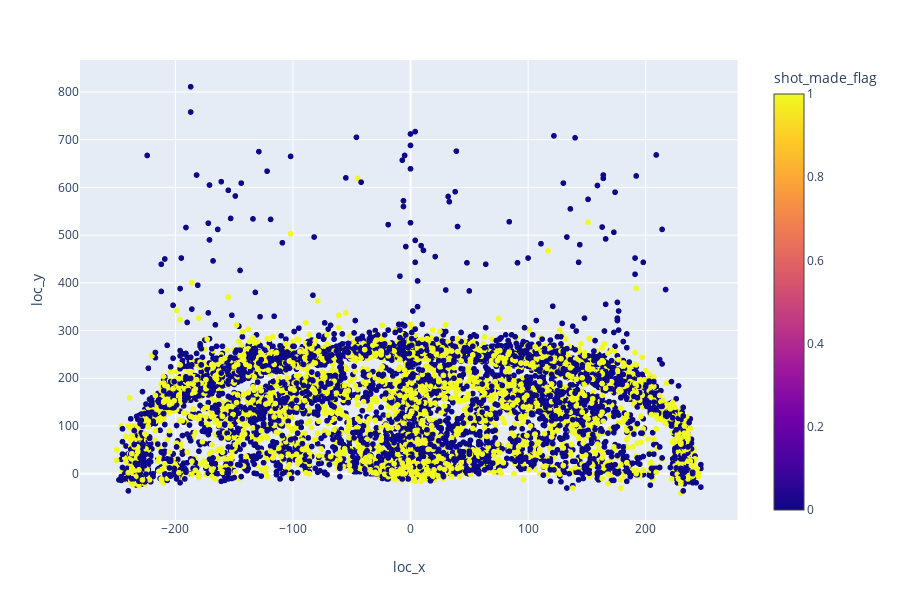

The cell this chart's notebook holds for it:
### Markdown cell above
### Plot features and target

### Code cell
import plotly.express as px
px.scatter(train, x='loc_x', y='loc_y', color='shot_made_flag')

### Figure 1 — Plotly figure (JSON) as saved in the notebook; plotly's stock layout.template omitted (floating-point values rounded to 4 significant figures; data arrays with more than 128 entries replaced by an {"elided": "..."} marker saying what was removed)
{"data": [{"hoverlabel": {"namelength": 0}, "hovertemplate": "loc_x=%{x}<br>loc_y=%{y}<br>shot_made_flag=%{marker.color}", "legendgroup": "", "marker": {"color": {"elided": "12249 int values"}, "coloraxis": "coloraxis", "symbol": "circle"}, "mode": "markers", "name": "", "showlegend": false, "type": "scattergl", "x": {"elided": "12249 int values"}, "xaxis": "x", "y": {"elided": "12249 int values"}, "yaxis": "y"}], "layout": {"coloraxis": {"colorbar": {"title": {"text": "shot_made_flag"}}, "colorscale": [[0, "#0d0887"], [0.1111, "#46039f"], [0.2222, "#7201a8"], [0.3333, "#9c179e"], [0.4444, "#bd3786"], [0.5556, "#d8576b"], [0.6667, "#ed7953"], [0.7778, "#fb9f3a"], [0.8889, "#fdca26"], [1, "#f0f921"]]}, "height": 600, "legend": {"tracegroupgap": 0}, "margin": {"t": 60}, "xaxis": {"anchor": "y", "domain": [0, 0.98], "title": {"text": "loc_x"}}, "yaxis": {"anchor": "x", "domain": [0, 1], "title": {"text": "loc_y"}}}}
